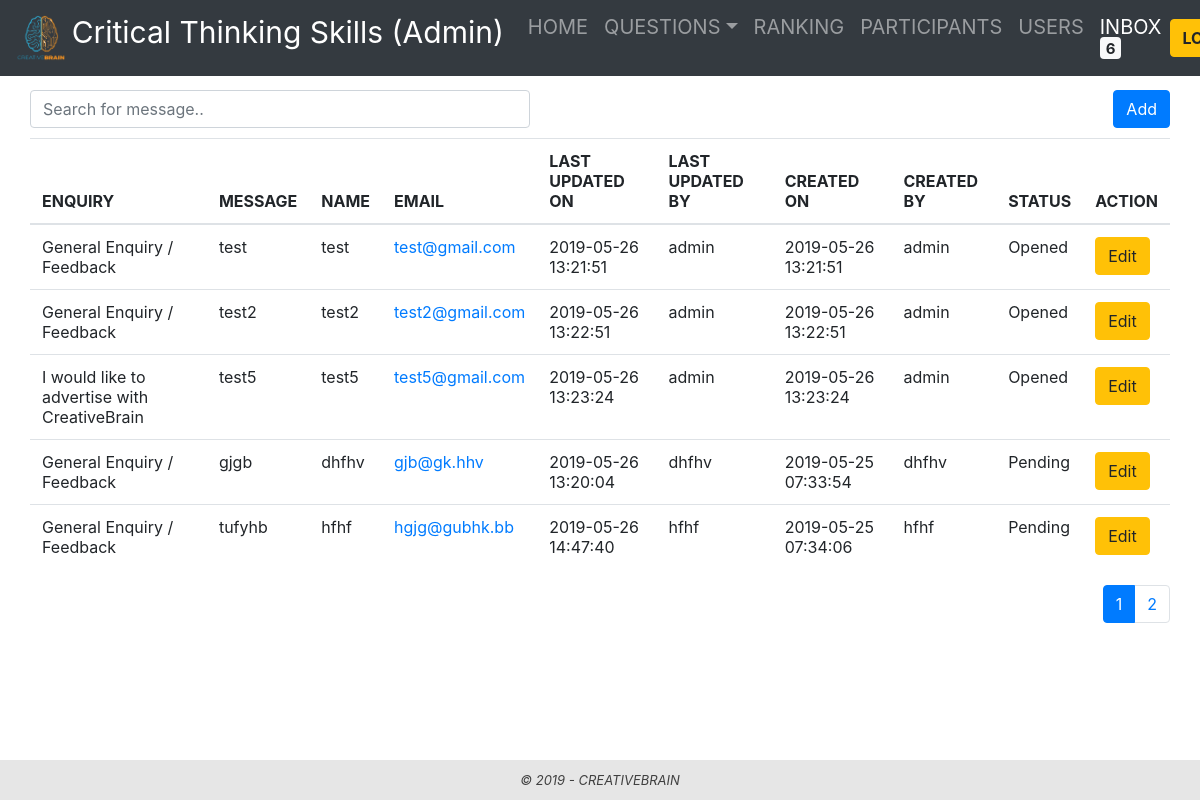
The page /admin/message.php (signed in) on the database its author committed.
### tables this page shows
CREATE TABLE `message` (
  `id` int(10) NOT NULL,
  `type` int(5) NOT NULL,
  `name` varchar(128) NOT NULL,
  `email` varchar(128) NOT NULL,
  `message` varchar(514) NOT NULL,
  `lastUpdatedOn` timestamp NOT NULL DEFAULT CURRENT_TIMESTAMP ON UPDATE CURRENT_TIMESTAMP,
  `lastUpdatedBy` varchar(64) NOT NULL,
  `createdOn` timestamp NOT NULL DEFAULT '0000-00-00 00:00:00',
  `createdBy` varchar(64) NOT NULL,
  `status` int(2) NOT NULL DEFAULT '1'
);

CREATE TABLE `message_type` (
  `id` int(10) NOT NULL,
  `name` varchar(128) NOT NULL
);

CREATE TABLE `message_status` (
  `id` int(2) NOT NULL,
  `name` varchar(32) NOT NULL
);

### admin/message.php (the view, shortened to what this page needs)
<!DOCTYPE html>
<?php
include ('connect.php');
$sqlPage = '
SELECT 		COUNT(id)
FROM 		message
WHERE NOT 	status =  0';
$resultPage 	= $conn->query($sqlPage);
$rowPage 		= $resultPage->fetch_row();
$total_records 	= $rowPage[0];
?>
<html>
<head>
	<link rel="stylesheet" type="text/css" href="admin.css">
	<link rel="stylesheet" href="https://stackpath.bootstrapcdn.com/bootstrap/4.3.1/css/bootstrap.min.css">
</head>
<body>
	<nav class="navbar navbar-expand-lg navbar-dark bg-dark fixed-top">
		<a class="navbar-brand" href="home.php">
			<img src= "../Brain Logo.png" style="width: 50px; height: 50px">
			<span style="font-size:30px">Critical Thinking Skills (Admin)</span></a>
			<div class="collapse navbar-collapse" id="navbarSupportedContent" style="font-size:20px;">
				<ul class="navbar-nav mr-auto">
					<li class="nav-item">
						<a class="nav-link" href="home.php">HOME</a>
					</li>
					<li class="nav-item dropdown">
						<a class="nav-link dropdown-toggle" href="questions.php" id="navbarDropdown" role="button" data-toggle="dropdown" aria-haspopup="true" aria-expanded="false">QUESTIONS</a>
					</li>
					<li class="nav-item">
						<a class="nav-link" href="ranking.php">RANKING</a>
					</li>
					<li class="nav-item">
						<a class="nav-link" href="participants.php">PARTICIPANTS</a>
					</li>
					<li class="nav-item">
						<a class="nav-link" href="users.php">USERS</a>
					</li>
					<li class="nav-item active">
						<a class="nav-link" href="message.php">INBOX <span class="badge badge-light"><?php echo $total_records; ?></span></a>
					</li>
				</ul>
				<a class="btn btn-warning" style="font-weight: bold" href="logout.php">LOG&nbspOUT</a>
			</div>
		</nav>
		<div class="container1 clearfix">
			<div>
				<form action = "message.php" method="get" style="float: left; width: 500px !important; margin-bottom: 10px">
					<input class="form-control" type="text"  style="float: right" name = "message" placeholder="Search for message.." dir="ltr">
				</form>
			</div>
			<?php
			include('connect.php');
			if(isset($_GET['message'])){
				$getid = "LIKE '%" . $_GET['message'] . "%'";
			}else {
				$getid = "IS NOT NULL";
			}
			$limit = 5;
			if (isset($_GET['page'])) {
				$page  = $_GET['page'];
			} else {
				$page = 1;
			}
			$start_from = ($page - 1) * $limit;
			$sql = "
			SELECT 	message.id AS id, message.name AS name,
			message.email AS email, message.message AS message,
			message.lastUpdatedOn AS lastUpdatedOn,
			message.lastUpdatedBy AS lastUpdatedBy,
			message.createdOn AS createdOn,
			message.createdBy AS createdBy,
			message_type.name AS type,
			message_status.name AS status
			FROM 	message, message_type, message_status
			WHERE 	(status = 1 OR status = 2) AND
			message.type = message_type.id AND
			message.status = message_status.id AND
			message.message $getid
			ORDER BY status, lastUpdatedOn
			LIMIT 	$start_from, $limit
			";
			$result = $conn->query($sql) or die($conn->error);
			?>
			<div style="float: right; padding-bottom: 10px">
				<input type="button" class="btn btn-primary" value="Add" data-toggle="modal" data-target="#modalAdd">
			</div>
			<table class="table table-hover table-responsive">
				<thead>
					<tr>
						<th scope="col">ENQUIRY</th>
						<th scope="col">MESSAGE</th>
						<th scope="col">NAME</th>
						<th scope="col">EMAIL</th>
						<th scope="col">LAST UPDATED ON</th>
						<th scope="col">LAST UPDATED BY</th>
						<th scope="col">CREATED ON</th>
						<th scope="col">CREATED BY</th>
						<th scope="col">STATUS</th>
						<th scope="col">ACTION</th>
					</tr>
				</thead>
				<tbody>
					<?php
					while ($row = $result->fetch_assoc()) {
						echo
						'<tr>' .
						'<td>' . $row['type'] . '</td>' .
						'<td>' . $row['message'] . '</td>' .
						'<td>' . $row['name'] . '</td>' .
						'<td><a href="mailto:' . $row['email'] . '" target="_top">' . $row['email'] . '</a></td>' .
						'<td>' . $row['lastUpdatedOn'] . '</td>' .
						'<td>' . $row['lastUpdatedBy'] . '</td>' .
						'<td>' . $row['createdOn'] . '</td>' .
						'<td>' . $row['createdBy'] . '</td>' .
						'<td>' . $row['status'] . '</td>' .
						'<td><input type="button" class="btn btn-warning" value=Edit data-toggle="modal" data-target="#modal'. $row['id'] .'"></td>' .
						'</tr> ';
					};
					?>
				</tbody>
			</table>
			<div id="paging" style="float:right">
				<?php
				$total_pages = ceil($total_records / $limit);
				$pagLink = '<ul class="pagination">';
				for ($i = 1; $i <= $total_pages; $i++) {
					if($page == $i){
						$pagLink .=
						'<li class="page-item active"><a class="page-link" href="message.php?page=' . $i . '">' . $i . '</a></li>';
					} else {
						$pagLink .=
						'<li class="page-item"><a class="page-link" href="message.php?page=' . $i . '">' . $i . '</a></li>';
					}
				};
				echo $pagLink . '</ul>';
				?>
			</div>
		</div>
		<footer>
			&copy 2019 - CREATIVEBRAIN
		</footer>
	</body>
	</html>

### admin/admin.css (style rules this page uses)
body { font-family: Arial, Helvetica, sans-serif; }
* { box-sizing: border-box; line-height: 20px; }
body { padding-top: 90px; }
.container1 { padding: 0px 30px 70px; width: 100%; }
footer { font-size: small; font-style: italic; width: 100%; text-align: center; background-color: #e6e6e6; padding: 10px; color: #404040; bottom: 0; position: fixed; left: 0; bottom: 0; z-index: 10000; }
.clearfix::after { content: ""; clear: both; display: table; }

### rows shown on the page
message: type.name "General Enquiry / Feedback", message "test", name "test", email "test@gmail.com", lastUpdatedOn "2019-05-26 13:21:51", lastUpdatedBy "admin", createdOn "2019-05-26 13:21:51", createdBy "admin", status.name "Opened"
message: type.name "General Enquiry / Feedback", message "test2", name "test2", email "test2@gmail.com", lastUpdatedOn "2019-05-26 13:22:51", lastUpdatedBy "admin", createdOn "2019-05-26 13:22:51", createdBy "admin", status.name "Opened"
message: type.name "I would like to advertise with CreativeBrain", message "test5", name "test5", email "test5@gmail.com", lastUpdatedOn "2019-05-26 13:23:24", lastUpdatedBy "admin", createdOn "2019-05-26 13:23:24", createdBy "admin", status.name "Opened"
message: type.name "General Enquiry / Feedback", message "gjgb", name "dhfhv", email "gjb@gk.hhv", lastUpdatedOn "2019-05-26 13:20:04", lastUpdatedBy "dhfhv", createdOn "2019-05-25 07:33:54", createdBy "dhfhv", status.name "Pending"
message: type.name "General Enquiry / Feedback", message "tufyhb", name "hfhf", email "hgjg@gubhk.bb", lastUpdatedOn "2019-05-26 14:47:40", lastUpdatedBy "hfhf", createdOn "2019-05-25 07:34:06", createdBy "hfhf", status.name "Pending"

### other values the page prints
$total_records "6"
